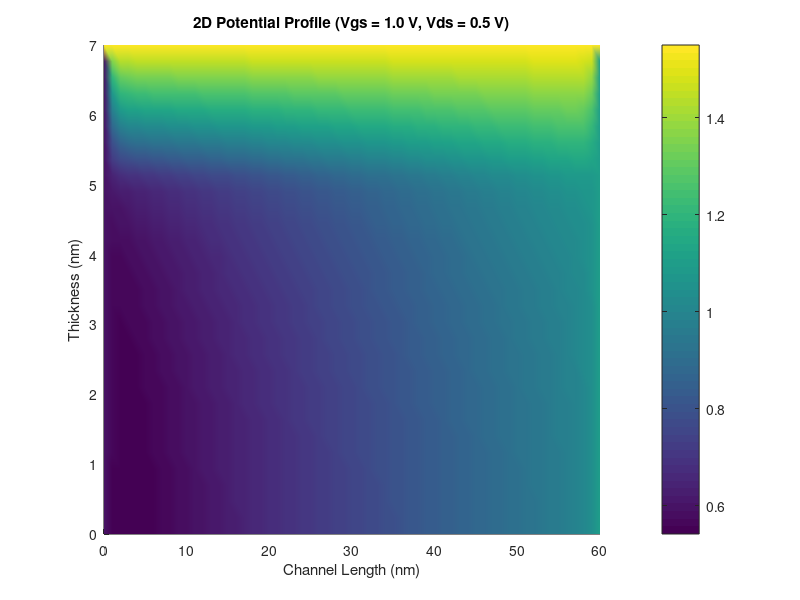
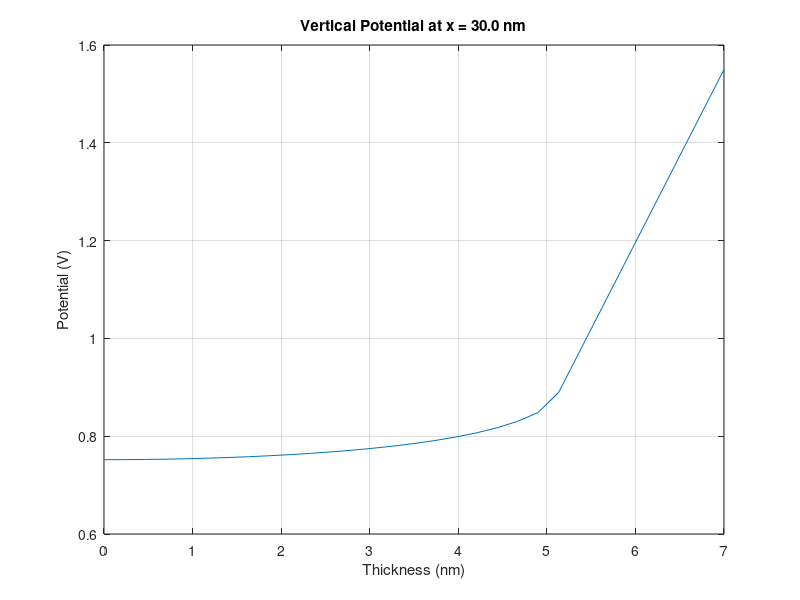
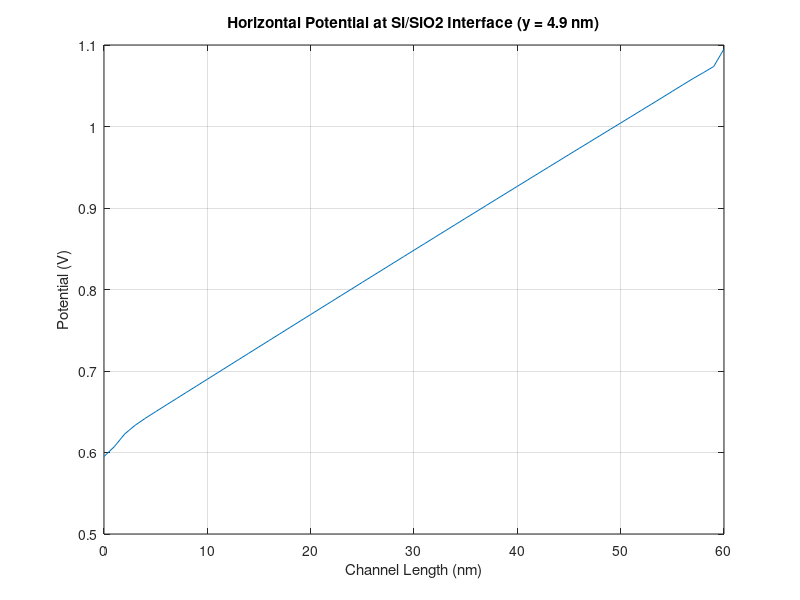

Write the MATLAB code that produced these figures, in order.
function [V, x, y] = solve_dg_mosfet_poisson()
    % Solves the 2D non-linear Poisson equation for a double-gate (DG) MOSFET
    % using the Finite Difference Method (FDM) and Newton-Raphson iteration.
    %
    % This script simulates the top half of the device (oxide + half of Si)
    % due to symmetry.
    %
    % Domain:
    %   y = y_gate (t_si/2 + t_ox)  <-- Gate (Dirichlet)
    %   ---------------------------
    %   |         Oxide           |
    %   ---------------------------
    %   y = t_si/2                  <-- Si/SiO2 Interface
    %   |                         |
    %   |         Silicon         |
    %   |                         |
    %   y = 0                       <-- Channel Center (Neumann)
    %   ---------------------------
    %   x = 0     x = L_ch
    %   ^         ^
    % Source    Drain
    % (Dirichlet) (Dirichlet)
    %

    % 1. Constants
    q = 1.602e-19;      % Elementary charge (C)
    k = 1.380e-23;      % Boltzmann constant (J/K)
    T = 300;            % Temperature (K)
    eps0 = 8.854e-12;   % Permittivity of free space (F/m)
    eps_si_r = 11.7;    % Relative permittivity of Silicon
    eps_ox_r = 3.9;     % Relative permittivity of SiO2
    eps_si = eps_si_r * eps0;
    eps_ox = eps_ox_r * eps0;
    VT = k * T / q;     % Thermal voltage (V)
    ni = 1.0e16;        % Intrinsic carrier concentration in Si (m^-3)
                        % (Using 1e10 cm^-3 = 1e16 m^-3)

    % 2. Device Parameters (Distances in meters)
    L_ch = 60e-9;       % Channel length
    t_si = 10e-9;       % Silicon body thickness
    t_ox = 2e-9;        % Gate oxide thickness
    
    Na = 1e23;          % p-type body doping (m^-3) (1e17 cm^-3)
    Nd_sd = 1e26;       % n-type S/D doping (m^-3) (1e20 cm^-3)
    
    % 3. Applied Voltages
    Vgs = 1.0;          % Gate-Source voltage (V)
    Vds = 0.5;          % Drain-Source voltage (V)
    
    Vfb = -0.55;        % Flat-band voltage (V). 
                        % Depends on gate workfunction and doping. 
                        % This is a typical value for n+ poly gate on p-Si.
                        % For an ideal mid-gap gate, Vfb would be ~ -phi_Fp.
                        % Let's use a user-defined Vfb.

    % 4. Grid Setup
    Nx = 61;            % Number of grid points in x (channel length)
    Ny = 31;            % Number of grid points in y (thickness)
    N_total = Nx * Ny;  % Total number of nodes
    
    x = linspace(0, L_ch, Nx);
    y_domain_top = t_si/2 + t_ox;
    y = linspace(0, y_domain_top, Ny);
    
    dx = x(2) - x(1);
    dy = y(2) - y(1);
    
    % Find the Si/SiO2 interface index
    % j_int is the first grid point IN THE OXIDE
    j_int = find(y >= t_si/2, 1);
    if isempty(j_int)
        error('Grid does not cover oxide layer.');
    end
    % Adjust: all j < j_int are Si, j >= j_int are Oxide
    % To be safe, let's say j_int is the interface point itself
    [~, j_int_idx] = min(abs(y - t_si/2));
    j_int = j_int_idx; 
    
    
    % 5. Helper Arrays
    
    % Permittivity array (eps_r at each grid node)
    eps_r = ones(Ny, Nx);
    eps_r(1:j_int, :) = eps_si_r;
    eps_r(j_int+1:Ny, :) = eps_ox_r;
    
    % Quasi-Fermi potentials
    % phi_p = 0 (grounded body)
    % phi_n varies linearly from 0 (Source) to Vds (Drain)
    phi_p = zeros(Ny, Nx);
    phi_n_vec = linspace(0, Vds, Nx);
    phi_n = repmat(phi_n_vec, Ny, 1);
    
    % 6. Boundary Conditions
    % We solve for the electrostatic potential psi.
    % V_bi is the built-in potential of the n+/p-body junction
    % This is the equilibrium potential of the n+ region relative to
    % the intrinsic level.
    V_bi_sd = VT * log(Nd_sd / ni);
    
    % Potential at the gate contact
    V_gate_eff = Vgs - Vfb;
    
    % Source (x=0) and Drain (x=L_ch) potentials
    % These are Dirichlet BCs
    V_source_bc = V_bi_sd + 0;      % Potential in n+ source
    V_drain_bc = V_bi_sd + Vds;     % Potential in n+ drain
    
    % 7. Initial Guess for V (Potential)
    V = zeros(Ny, Nx);
    
    % Linearly interpolate initial guess from boundaries
    for j = 1:Ny
        V(j, :) = linspace(V_source_bc, V_drain_bc, Nx);
    end
    for i = 1:Nx
        V(:, i) = linspace(V(1, i), V_gate_eff, Ny);
    end
    
    % 8. Iterative Solver (Newton-Raphson)
    max_iter = 100;
    tolerance = 1e-6;   % Convergence tolerance in Volts
    
    fprintf('Starting Newton-Raphson solver...\n');
    
    for iter = 1:max_iter
        V_old = V;
        
        % Create sparse matrix A and vector b
        A = spalloc(N_total, N_total, 5 * N_total);
        b = zeros(N_total, 1);
        
        % Loop over all grid points
        for j = 1:Ny  % y-direction
            for i = 1:Nx  % x-direction
                
                % 1D index for the current node (i, j)
                k = (j-1)*Nx + i;
                
                % --- Check for Boundary Conditions ---
                
                % Top Gate (j = Ny) - Dirichlet
                if j == Ny
                    A(k, k) = 1.0;
                    b(k) = V_gate_eff;
                    
                % Source (i = 1) - Dirichlet
                elseif i == 1
                    A(k, k) = 1.0;
                    b(k) = V_source_bc;

                % Drain (i = Nx) - Dirichlet
                elseif i == Nx
                    A(k, k) = 1.0;
                    b(k) = V_drain_bc;

                % Centerline (j = 1) - Neumann (d_psi/d_y = 0)
                elseif j == 1
                    % We use a "ghost node" at j=0, where V(i, 0) = V(i, 2)
                    % This modifies the standard FDM stencil
                    
                    % Get permittivity values (all silicon at j=1)
                    eps_x_p = (eps_r(j,i) + eps_r(j,i+1))/2 * eps0;
                    eps_x_m = (eps_r(j,i) + eps_r(j,i-1))/2 * eps0;
                    eps_y_p = (eps_r(j,i) + eps_r(j+1,i))/2 * eps0;
                    % eps_y_m uses ghost node, eps_r(0,i) = eps_r(2,i)
                    eps_y_m = eps_y_p; % By symmetry
                    
                    % Get charge density and its derivative
                    [rho, rho_p] = get_charge(V_old(j,i), phi_n(j,i), phi_p(j,i), Na, j, j_int, q, VT, ni);

                    % 1D indices for neighbors
                    k_xp = k + 1;
                    k_xm = k - 1;
                    k_yp = k + Nx; % Node (i, 2)
                    
                    % Assemble A matrix row
                    A(k, k_xp) = eps_x_p / dx^2;
                    A(k, k_xm) = eps_x_m / dx^2;
                    A(k, k_yp) = (eps_y_p + eps_y_m) / dy^2; % 2x term
                    
                    A(k, k) = - (eps_x_p + eps_x_m)/dx^2 ...
                            - (eps_y_p + eps_y_m)/dy^2 ...
                            + rho_p; % d(-rho)/dV = -rho_p
                            
                    % Assemble b vector
                    b(k) = -rho + rho_p * V_old(j,i); % -rho - (-rho_p * V_old)
                
                % --- Internal Nodes (Silicon or Oxide) ---
                else
                    % Get permittivity values at interfaces between nodes
                    eps_x_p = (eps_r(j,i) + eps_r(j,i+1))/2 * eps0;
                    eps_x_m = (eps_r(j,i) + eps_r(j,i-1))/2 * eps0;
                    eps_y_p = (eps_r(j,i) + eps_r(j+1,i))/2 * eps0;
                    eps_y_m = (eps_r(j,i) + eps_r(j-1,i))/2 * eps0;
                    
                    % Get charge density and its derivative
                    % This will be 0 in the oxide (j >= j_int)
                    [rho, rho_p] = get_charge(V_old(j,i), phi_n(j,i), phi_p(j,i), Na, j, j_int, q, VT, ni);

                    % 1D indices for neighbors
                    k_xp = k + 1;
                    k_xm = k - 1;
                    k_yp = k + Nx;
                    k_ym = k - Nx;
                    
                    % Assemble A matrix row
                    % FDM for nabla . (eps * nabla(V)) = -rho(V)
                    % Linearized: A*V_new = b
                    
                    A(k, k_xp) = eps_x_p / dx^2;
                    A(k, k_xm) = eps_x_m / dx^2;
                    A(k, k_yp) = eps_y_p / dy^2;
                    A(k, k_ym) = eps_y_m / dy^2;
                    
                    A(k, k) = - (eps_x_p + eps_x_m)/dx^2 ...
                            - (eps_y_p + eps_y_m)/dy^2 ...
                            + rho_p; % d(-rho)/dV = -rho_p

                    % Assemble b vector
                    % b = -rho(V_old) - d(-rho)/dV * V_old
                    b(k) = -rho + rho_p * V_old(j,i);
                end
            end % end i loop
        end % end j loop
        
        % Solve the linear system
        V_new_vec = A \ b;
        
        % Reshape 1D vector back to 2D matrix
        V = reshape(V_new_vec, [Nx, Ny])';
        
        % Check for convergence
        max_change = max(abs(V(:) - V_old(:)));
        fprintf('Iteration %d: Max potential change = %e V\n', iter, max_change);
        
        if max_change < tolerance
            fprintf('Solution converged in %d iterations.\n', iter);
            break;
        end
        
        if iter == max_iter
            fprintf('Warning: Solution did not converge after %d iterations.\n', max_iter);
        end
    end % end iteration loop

    % 9. Plot Results
    figure('Name', '2D Potential Profile (V)', 'NumberTitle', 'off');
    [X, Y] = meshgrid(x * 1e9, y * 1e9); % Convert to nm for plotting
    surf(X, Y, V);
    shading interp;
    xlabel('Channel Length (nm)');
    ylabel('Thickness (nm)');
    zlabel('Potential (V)');
    title(sprintf('2D Potential Profile (Vgs = %.1f V, Vds = %.1f V)', Vgs, Vds));
    colorbar;
    view(2); % Top-down 2D view
    
    % Plot vertical cutline at the middle of the channel
    figure('Name', 'Potential Cutline (Channel Center)', 'NumberTitle', 'off');
    mid_x_idx = round(Nx / 2);
    plot(y * 1e9, V(:, mid_x_idx));
    xlabel('Thickness (nm)');
    ylabel('Potential (V)');
    title(sprintf('Vertical Potential at x = %.1f nm', x(mid_x_idx)*1e9));
    grid on;
    
    % Plot horizontal cutline at the Si/SiO2 interface
    figure('Name', 'Potential Cutline (Si/SiO2 Interface)', 'NumberTitle', 'off');
    plot(x * 1e9, V(j_int, :));
    xlabel('Channel Length (nm)');
    ylabel('Potential (V)');
    title(sprintf('Horizontal Potential at Si/SiO2 Interface (y = %.1f nm)', y(j_int)*1e9));
    grid on;

end

function [rho, rho_p] = get_charge(V, phi_n, phi_p, Na, j, j_int, q, VT, ni)
    % Calculates charge density (rho) and its derivative (rho_p = d(rho)/dV)
    
    % j_int is the index of the Si/SiO2 interface
    % If j >= j_int, we are in the oxide (or at the interface)
    % We assume charge is zero at/in the oxide
    if j > j_int
        rho = 0;
        rho_p = 0;
        return;
    end
    
    % We are in Silicon
    n = ni * exp((V - phi_n) / VT);
    p = ni * exp((phi_p - V) / VT);
    
    % Charge density (C/m^3)
    % Assuming p-type, Na is acceptor (negative ion)
    rho = q * (p - n - Na);
    
    % Derivative of charge density w.r.t. potential V
    % d(p)/dV = -(1/VT) * p
    % d(n)/dV = (1/VT) * n
    rho_p = q * ( -(1/VT)*p - (1/VT)*n );
end